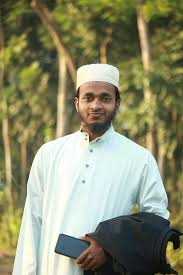
#> input picture sih/backend/uploads/1732478177866-photo.jpg, 183 x 275 px
$ python -i heatmap.py   (imports and definitions only)
#> lines starting #> are read from the running program, lines starting #| are printed output that depends on the picture
#> further down, picture is the input picture: shape (275, 183, 3); mean B, G, R 110.7, 140.9, 139.6
from flask import Flask, request, jsonify, render_template, Response
import cv2
import numpy as np
import os

# Initialize Flask app
# [1 line not run here, left out]

# Path for saving results (optional)
output_folder = "output_frames"
# [1 line not run here, left out]

# Dummy model function to simulate density map generation
def generate_density_map(frame):
    """
    Simulate the generation of a density map for the given frame.
    Args:
        frame (np.ndarray): Input video frame.
    Returns:
        np.ndarray: Normalized density map.
    """
    gray_frame = cv2.cvtColor(frame, cv2.COLOR_BGR2GRAY)
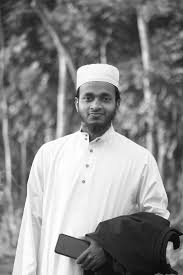
#> gray_frame: shape (275, 183); min 0, max 255, mean 137.1
    density_map = cv2.GaussianBlur(gray_frame, (25, 25), 0)  # Simulated density map
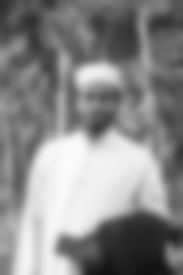
#> density_map: shape (275, 183); min 18, max 252, mean 137.1

    # Normalize density map
    density_map = (density_map - np.min(density_map)) / (np.max(density_map) - np.min(density_map) + 1e-5)
    return density_map

def overlay_density_map(frame, density_map):
    """
    Overlay the reversed density map on the original frame.
    Args:
        frame (np.ndarray): Original video frame.
        density_map (np.ndarray): Normalized density map.
    Returns:
        np.ndarray: Frame with overlay.
    """
    # Invert density map to reverse colors
    reversed_density_map = 1 - density_map  # Reverse the map
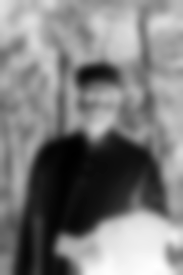
#> reversed_density_map: shape (275, 183) float64; min 4.27e-08, max 1, mean 0.491

    # Apply colormap
    heatmap = cv2.applyColorMap((reversed_density_map * 255).astype(np.uint8), cv2.COLORMAP_JET)
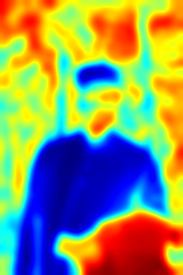
#> heatmap: shape (275, 183, 3); mean B, G, R 99.5, 148.8, 140.5

    # Overlay the heatmap on the frame
    overlay = cv2.addWeighted(frame, 0.5, heatmap, 0.5, 0)
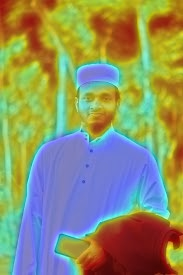
#> overlay: shape (275, 183, 3); mean B, G, R 105.1, 144.8, 140
    return overlay

def process_frame(frame):
    """
    Process a single frame to generate a heatmap overlay.
    Args:
        frame (np.ndarray): Original frame.
    Returns:
        np.ndarray: Frame with overlay.
    """
    density_map = generate_density_map(frame)
    overlay_frame = overlay_density_map(frame, density_map)
    return overlay_frame

# [6 lines that did not run here, left out]

def gen_frames(video_source=0):
    """
    Generate frames from the video source (live webcam or video file).
    Args:
        video_source (int or str): Webcam index or video file path.
    Yields:
        bytes: Encoded frame bytes.
    """
    cap = cv2.VideoCapture(video_source)
    if not cap.isOpened():
        raise ValueError("Unable to open video source.")

    while True:
        ret, frame = cap.read()
        if not ret:
            break

        # Process the frame
        overlay_frame = process_frame(frame)

        # Encode the frame
        _, buffer = cv2.imencode('.jpg', overlay_frame)
        frame_bytes = buffer.tobytes()
        yield (b'--frame\r\n'
               b'Content-Type: image/jpeg\r\n\r\n' + frame_bytes + b'\r\n')

    cap.release()

# [9 lines that did not run here, left out]

# [16 lines that did not run here, left out]

# [11 lines that did not run here, left out]

# [2 lines not run here, left out]

>>> import cv2
>>> picture = cv2.imread('uploads/1732478177866-photo.jpg')
>>> result = process_frame(picture)
